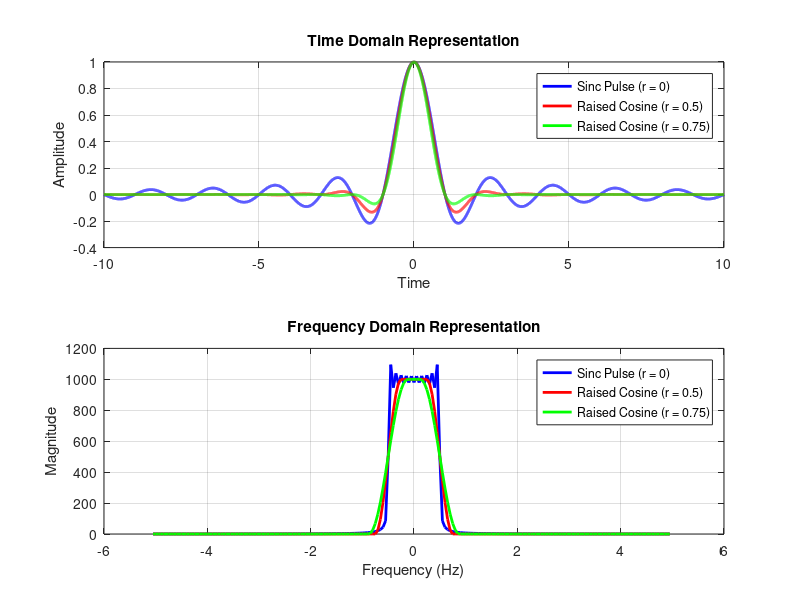

Here is the MATLAB script that generated this plot:
%% Problem 3 : Simulating the raised cosine method from scratch.

% Parameters
Fs = 1000;          % Sampling frequency (arbitrary)
T = 1/Fs;           % Sampling period
t = -10:T:10;     % Time vector

% Define roll-off factors
rolloff_factors = [0.5, 0.75];
r1 = rolloff_factors(1);   % 0.5
r2 = rolloff_factors(2);   % 0.75

%% Time Domain Analysis

% Generate sinc waveform
sinc_pulse = sinc(t);

% Plot sinc waveform
figure;
subplot(2, 1, 1);
plot(t, sinc_pulse, 'b', 'LineWidth', 2);
hold on;

% Plot raised cosine waveforms for different roll-off factors
r1 = 0.500001;
raised_cosine_pulse_r1 = (sinc(t) .* cos(pi * r1 * t)) ./ (1 - (2 * r1 * t).^2);
plot(t, raised_cosine_pulse_r1, 'r', 'LineWidth', 2);

raised_cosine_pulse_r2 = (sinc(t) .* cos(pi * r2 * t)) ./ (1 - (2 * r2 * t).^2);
plot(t, raised_cosine_pulse_r2, 'g', 'LineWidth', 2);

xlabel('Time');
ylabel('Amplitude');
title('Time Domain Representation');
legend('Sinc Pulse (r = 0)', 'Raised Cosine (r = 0.5)', 'Raised Cosine (r = 0.75)');
grid on;
hold off;

%% Frequency Domain Analysis

% Plot frequency domain representation
subplot(2, 1, 2);

% Compute Fourier transform of sinc waveform
f_sinc = linspace(-Fs/2, Fs/2, size(t, 2));
Sinc_pulse_fft = fftshift(fft(sinc_pulse));

% Plot sinc waveform in frequency domain
    plot(f_sinc(1, 9900 : 10100), abs(Sinc_pulse_fft(1, 9900 : 10100)), 'b', 'LineWidth', 2);
hold on;

% Compute and plot Fourier transform of raised cosine waveforms

Raised_cosine_pulse_fft_r1 = fftshift(abs(fft((sinc(t) .* cos(pi * r1 * t)) ./ (1 - (2 * r1 * t).^2))));
plot(f_sinc(1, 9900 : 10100), (Raised_cosine_pulse_fft_r1(1, 9900 : 10100)), 'r', 'LineWidth', 2);

Raised_cosine_pulse_fft_r2 = fftshift(abs(fft((sinc(t) .* cos(pi * r2 * t)) ./ (1 - (2 * r2 * t).^2))));
plot(f_sinc(1, 9900 : 10100), (Raised_cosine_pulse_fft_r2(1, 9900 : 10100)), 'g', 'LineWidth', 2);

xlabel('Frequency (Hz)');
ylabel('Magnitude');
title('Frequency Domain Representation');
legend('Sinc Pulse (r = 0)', 'Raised Cosine (r = 0.5)', 'Raised Cosine (r = 0.75)');
grid on;
hold off;
